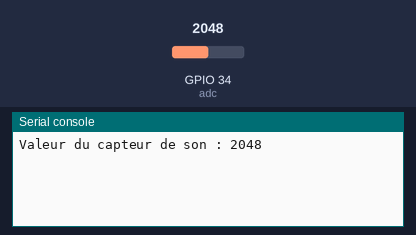
A program run on a simulated ESP32 board running MicroPython. On the bench: the last lines printed to the serial console. The inputs (shaded band) are chosen by the test bench; at power-on: GPIO 34 (adc) = 2048 (analog values on the 0–4095 scale).

Above: at 1.2 s.
1.3 s: GPIO 34 (adc) set to 2866
At 3.5 s:
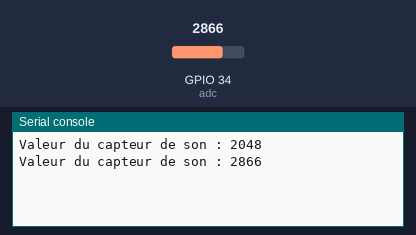
5.2 s: GPIO 34 (adc) set to 3603
At 7.0 s:
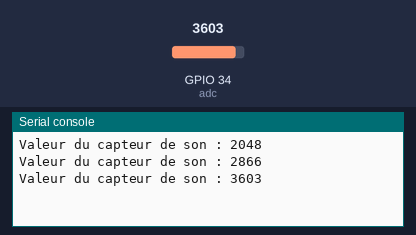
Timing chart, 0 to 8.5 s (numbered marks = the images above; inputs shaded):
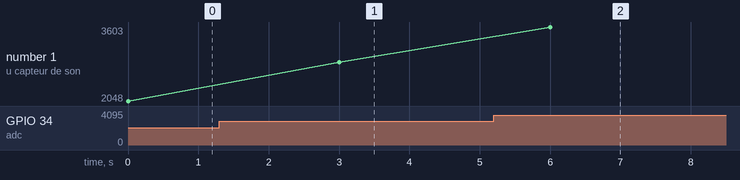

Measured:
- after the input at 1.3 s, the serial console: prints a new line after 1.7 s (image 1)
- after the input at 5.2 s, the serial console: prints a new line after 0.80 s (image 2)
- plotted number 1: 2048 → 2866 after the input at 1.3 s, 2866 → 3603 after the input at 5.2 s

The program:

sound.py
```python
from machine import ADC, Pin
import time

# Initialisation de la pin ADC
adc = ADC(Pin(34))
adc.atten(ADC.ATTN_11DB)  # Configurer l'atténuation pour une plage complète de 0-3.3V

while True:
    valeur = adc.read()  # Lire la valeur analogique
    print("Valeur du capteur de son :", valeur)
    time.sleep(3)  # Temporisation de 100 ms entre les lectures
```
